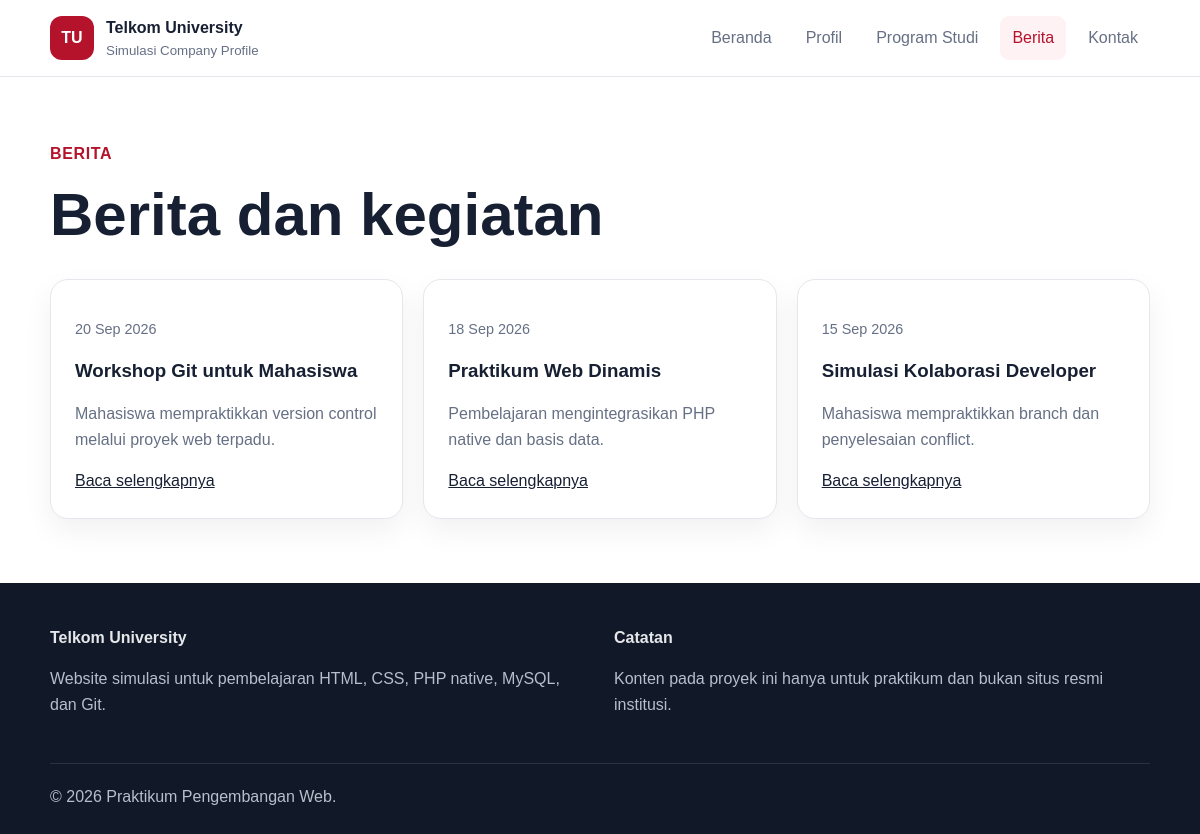
Page /news.php on the committed database.
### tables this page shows
CREATE TABLE IF NOT EXISTS berita (
  id INT UNSIGNED AUTO_INCREMENT PRIMARY KEY,
  judul VARCHAR(180) NOT NULL,
  ringkasan VARCHAR(300) NOT NULL,
  isi TEXT NOT NULL,
  tanggal_publish DATE NOT NULL,
  created_at TIMESTAMP DEFAULT CURRENT_TIMESTAMP
);

### news.php (the view, shortened to what this page needs)
<?php
require_once 'config/database.php';
$result = $conn->query("SELECT id, judul, ringkasan, tanggal_publish FROM berita ORDER BY tanggal_publish DESC");
require 'includes/header.php';
?>
<section class="section">
  <div class="container">
    <div class="section-heading">
      <span class="eyebrow">Berita</span>
      <h1>Berita dan kegiatan</h1>
    </div>
    <div class="grid-3">
      <?php while ($row = $result->fetch_assoc()): ?>
        <article class="card">
          <p class="meta"><?= date('d M Y', strtotime($row['tanggal_publish'])) ?></p>
          <h3><?= htmlspecialchars($row['judul']) ?></h3>
          <p><?= htmlspecialchars($row['ringkasan']) ?></p>
          <a href="news_detail.php?id=<?= (int) $row['id'] ?>">Baca selengkapnya</a>
        </article>
      <?php endwhile; ?>
    </div>
  </div>
</section>
<?php require 'includes/footer.php'; ?>

### assets/css/style.css (style rules this page uses)
:root { --primary: #b5122b; --primary-dark: #7f0d1f; --ink: #172033; --muted: #667085; --surface: #ffffff; --soft: #f6f7fb; --line: #e4e7ec; --success: #147a50; }
* { box-sizing: border-box; }
body { margin: 0; font-family: Arial, Helvetica, sans-serif; color: var(--ink); background: var(--surface); line-height: 1.6; }
a { color: inherit; }
.container { width: min(1100px, 92%); margin: 0 auto; }
.eyebrow { color: var(--primary); font-weight: 700; letter-spacing: 0.04em; text-transform: uppercase; }
h1, h2, h3 { line-height: 1.2; }
h1 { font-size: clamp(2.1rem, 5vw, 4rem); margin: 12px 0 18px; }
.hero-card, .card { background: #fff; border: 1px solid var(--line); border-radius: 18px; padding: 24px; box-shadow: 0 12px 30px rgb(16, 24, 40, 0.06); }
section { padding: 64px 0; }
.section-heading { margin-bottom: 28px; }
.grid-3 { display: grid; grid-template-columns: repeat(3, 1fr); gap: 20px; }
.card p { color: var(--muted); }
.meta { color: var(--muted); font-size: 0.9rem; }

### rows in the picture
berita: tanggal_publish "20 Sep 2026", judul "Workshop Git untuk Mahasiswa", ringkasan "Mahasiswa mempraktikkan version control melalui proyek web terpadu."
berita: tanggal_publish "18 Sep 2026", judul "Praktikum Web Dinamis", ringkasan "Pembelajaran mengintegrasikan PHP native dan basis data."
berita: tanggal_publish "15 Sep 2026", judul "Simulasi Kolaborasi Developer", ringkasan "Mahasiswa mempraktikkan branch dan penyelesaian conflict."
